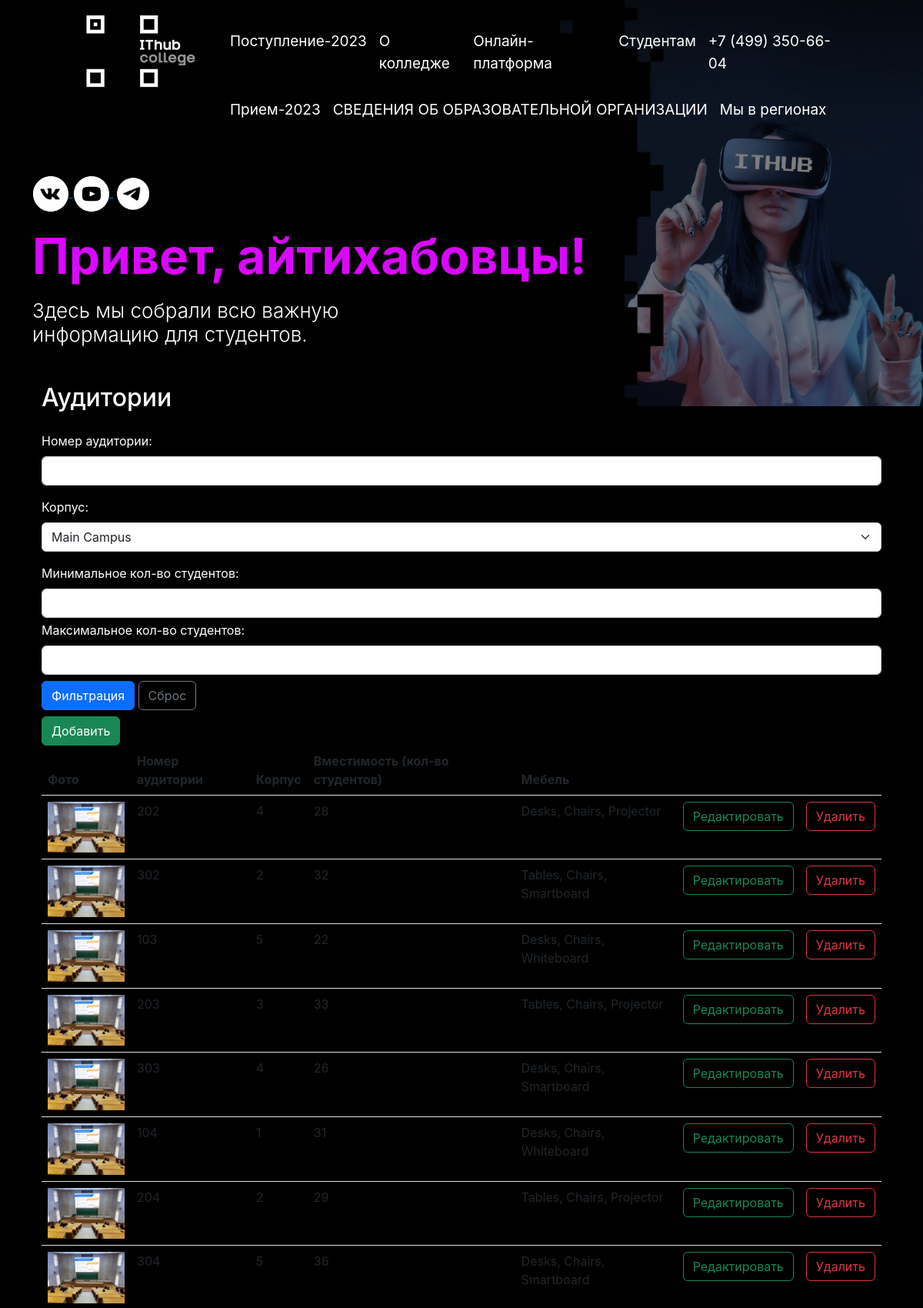
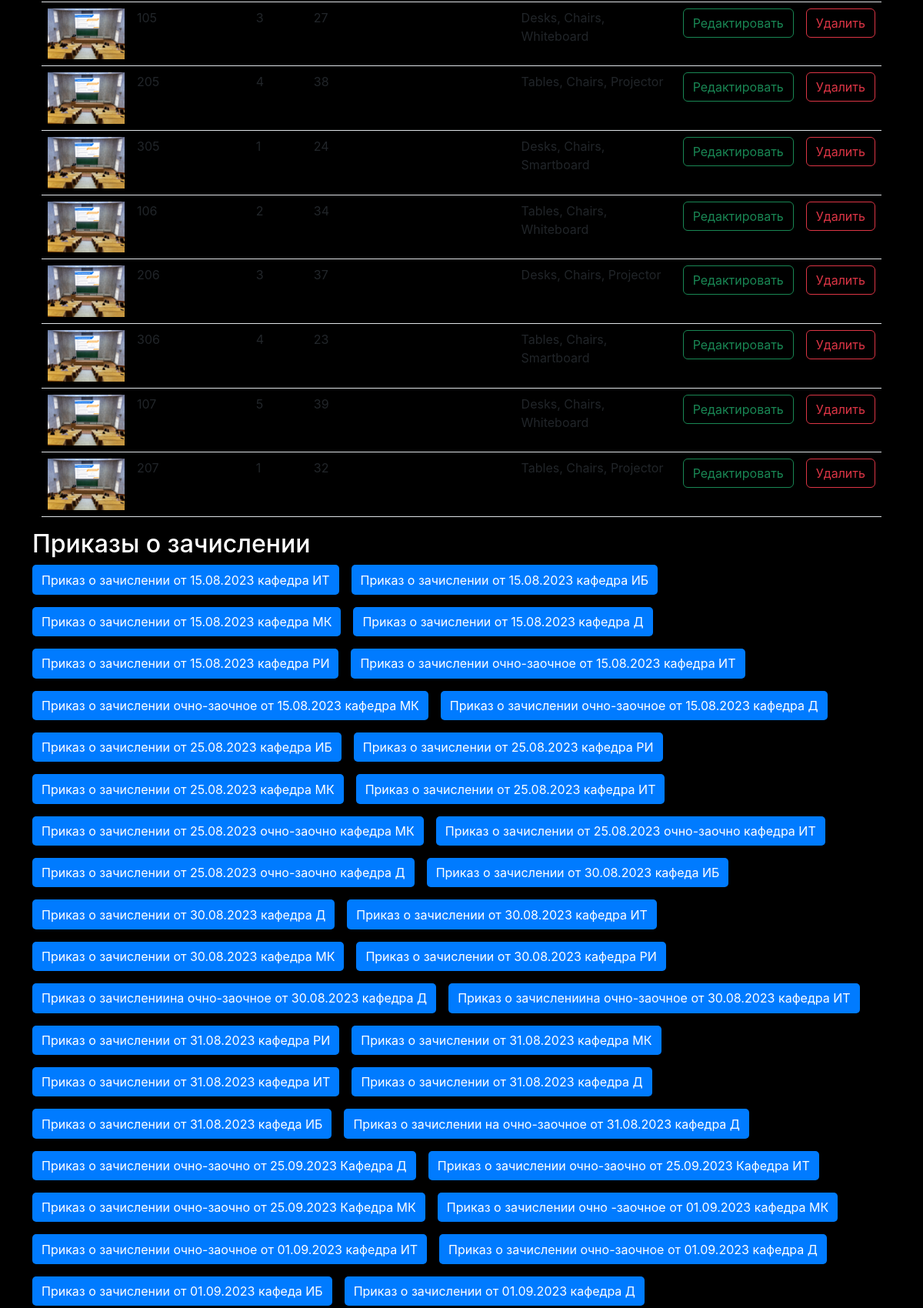
Page /web-lab/LB4-5/secret/secret_page.php (signed in, upper part) on the committed database (2 pictures, top to bottom).
### tables this page shows
CREATE TABLE `classroom` (
  `id` int(11) NOT NULL,
  `photo` varchar(100) NOT NULL,
  `number` varchar(100) DEFAULT NULL,
  `campus` int(11) NOT NULL,
  `furniture` text NOT NULL,
  `students` int(11) NOT NULL
);

### web-lab/LB4-5/.core/db.php (called while the page is built, shortened)
<?php
class DB {
    private static $instance = null;
    private function __construct() {
        $this->connect = new mysqli("localhost", "root", "", "web");
    }
    public static function getInstance() {
        if (self::$instance === null) {
            self::$instance = new DB();
        }
        return self::$instance->connect;
    }
}

### web-lab/LB4-5/.core/ItemAction.php (called while the page is built, shortened)
<?php
class ItemAction
{
    private $itemLogic;
    public function __construct($db) {
        $this->itemTable = new ItemTable($db);
        $this->itemLogic = new ItemLogic($this->itemTable);
    }
    public function getFilteredClassrooms(){
        return $this->itemLogic->getFilteredClassrooms();
    }
    public function getAllCampuses(){
        return $this->itemLogic->getAllCampuses();
    }
}
?>

### web-lab/LB4-5/.core/ItemLogic.php (called while the page is built, shortened)
<?php
class ItemLogic
{
    private $itemTable;
    public function __construct(ItemTable $itemsTable) {
        $this->itemTable = $itemsTable;
    }
    public function getFilteredClassrooms(){
        return $this->itemTable->get_filtered_classrooms();
    }
    public function getAllCampuses(){
        return $this->itemTable->getAllCampuses();
    }
}
?>

### web-lab/LB4-5/.core/ItemTable.php (called while the page is built, shortened)
<?php
class ItemTable {
    private $db;
    public function __construct($db) {
        $this->db = $db;
    }
    public function getAllCampuses() {
        $sql = "SELECT id, name FROM campus";
        $result = $this->db->query($sql);
        $campuses = [];
        if ($result->num_rows > 0) {
            while($row = $result->fetch_assoc()) {
                $campuses[] = $row;
            }
        }
        return $campuses;
    }
    public function get_filtered_classrooms(): array {
        $sql = "SELECT * FROM classroom";
        $result = $this->db->query($sql);
        $classrooms = [];
        if ($result->num_rows > 0) {
            while($row = $result->fetch_assoc()) {
                $classrooms[] = $row;
            }
        }
        return $classrooms;
    }
}

### web-lab/LB4-5/secret/secret_page.php (the view, shortened to what this page needs)
<?php
    $number = $_GET["number"] ?? "";
    $campusId = isset($_GET["campusId"]) ? (int)$_GET["campusId"] : null;
    $minStudents = isset($_GET["minStudents"]) ? (int)$_GET["minStudents"] : null;
    $maxStudents = isset($_GET["maxStudents"]) ? (int)$_GET["maxStudents"] : null;
    $filter = new Filter($number, $campusId, $minStudents, $maxStudents);
    $itemAction = new ItemAction(DB::getInstance());
    $itemAction->setFilter($filter);
    $result = $itemAction->getFilteredClassrooms();;
    $campuses = $itemAction->getAllCampuses();
?>
<!DOCTYPE html>
<html lang="en">
<?php  require_once($_SERVER['DOCUMENT_ROOT'] . '/web-lab/LB4-5/html/header.php'); ?>
<div class="container mt-5">
    <h2 class="mb-4">Аудитории</h2>
    <form action="" method="get" class="mb-2">
        <div class="mb-3">
            <label class="form-label">Номер аудитории:</label>
            <input type="text" id="number" name="number" class="form-control"
                value="<?= htmlspecialchars($number)?>">
        </div>
        <div class="mb-3">
            <label class="form-label">Корпус:</label>
            <select id="campusId" name="campusId" class="form-select">
                <?php foreach ($campuses as $campus): ?>
                <option value="<?= $campus['id'] ?>"><?= $campus['name'] ?></option>
                <?php endforeach; ?>
            </select>
        </div>
        <div class="mb-1">
            <label class="form-label">Минимальное кол-во студентов:</label>
            <input type='number' name='minStudents' step="0.01" class="form-control"
                value="<?= htmlspecialchars($minStudents)?>">
        </div>
        <div class="mb-2">
            <label class="form-label">Максимальное кол-во студентов:</label>
            <input type='number' name='maxStudents' step="0.01" class="form-control"
                value="<?= htmlspecialchars($maxStudents)?>">
        </div>
        <div>
            <button type="submit" name="filter" class="btn btn-primary">Фильтрация</button>
            <a href="secret_page.php">
            <div  name="reset" class="btn btn-outline-secondary">Сброс</div>
                </a>
        </div>
    </form>
    <?php
    echo '<a href="add_item.php"';
    echo '<button class="btn btn-success">Добавить</button>';
    echo '</a>';
            if ($result) {
                echo "<table class='table table-striped'>";
                echo "<thead>";
                echo "<tr>";
                echo "<th>Фото</th>";
                echo "<th>Номер аудитории</th>";
                echo "<th>Корпус</th>";
                echo "<th>Вместимость (кол-во студентов)     </th>";
                echo "<th>Мебель</th>";
                echo "<th></th>";
                echo "<th></th>";
                echo "</tr>";
                echo "</thead>";
                echo "<tbody>";
                foreach ($result as $row) {
                    echo "<tr>";
                    echo "<td><img src='" . $row["photo"] . "' alt='" . $row["number"] . "' width='100'></td>";
                    echo "<td>" . $row["number"] . "</td>";
                    echo "<td>" . $row["campus"] . "</td>";
                    echo "<td>" . number_format($row["students"],0) . "</td>";
                    echo "<td>" . $row["furniture"] . "</td>";
                    echo("<td>".
                            '<a href="./add_item.php?id='.$row["id"].'">
                                <button class="btn btn-outline-success outline-button" style="font-weight: 400;">Редактировать</button>
                            </a>'.
                        "</td>");
                        echo("<td>".
                        '<a href="./delete_item.php?id='.$row["id"].'" onclick="return confirm(\'Вы уверены, что хотите удалить этот элемент?\')">
                            <button type="submit" class="btn btn-outline-danger outline-button" style="font-weight: 400;">Удалить</button>
                        </a>'.
                    "</td>");
                    echo "</tr>";
                }
                echo "</tbody>";
                echo "</table>";
            } else {
                echo "0 результатов";
            }
            ?>
</div>
<?php  require_once($_SERVER['DOCUMENT_ROOT'] . '/web-lab/LB4-5/html/footer.php'); ?>
</html>

### rows in the picture
classroom: photo (picture), number "202", campus "4", students "28", furniture "Desks, Chairs, Projector"
classroom: photo (picture), number "302", campus "2", students "32", furniture "Tables, Chairs, Smartboard"
classroom: photo (picture), number "103", campus "5", students "22", furniture "Desks, Chairs, Whiteboard"
classroom: photo (picture), number "203", campus "3", students "33", furniture "Tables, Chairs, Projector"
classroom: photo (picture), number "303", campus "4", students "26", furniture "Desks, Chairs, Smartboard"
classroom: photo (picture), number "104", campus "1", students "31", furniture "Desks, Chairs, Whiteboard"
classroom: photo (picture), number "204", campus "2", students "29", furniture "Tables, Chairs, Projector"
classroom: photo (picture), number "304", campus "5", students "36", furniture "Desks, Chairs, Smartboard"
classroom: photo (picture), number "105", campus "3", students "27", furniture "Desks, Chairs, Whiteboard"
classroom: photo (picture), number "205", campus "4", students "38", furniture "Tables, Chairs, Projector"
classroom: photo (picture), number "305", campus "1", students "24", furniture "Desks, Chairs, Smartboard"
classroom: photo (picture), number "106", campus "2", students "34", furniture "Tables, Chairs, Whiteboard"
classroom: photo (picture), number "206", campus "3", students "37", furniture "Desks, Chairs, Projector"
classroom: photo (picture), number "306", campus "4", students "23", furniture "Tables, Chairs, Smartboard"
classroom: photo (picture), number "107", campus "5", students "39", furniture "Desks, Chairs, Whiteboard"
classroom: photo (picture), number "207", campus "1", students "32", furniture "Tables, Chairs, Projector"

### other values in the picture
form field campusId "Main Campus"
